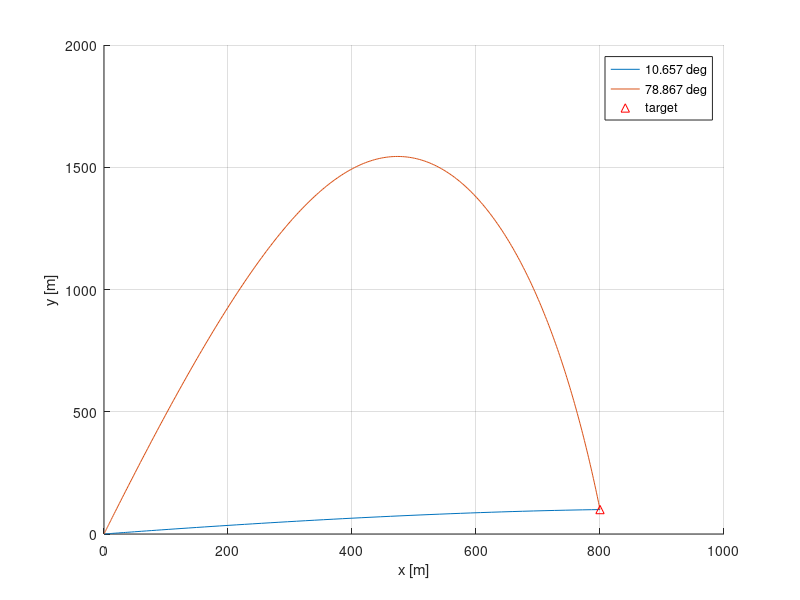

MATLAB code for this plot:
function bvp_cannon_shooting
% Shooting: find launch angles whose trajectories reach (X,Y).
g=9.81; k=0.5*1.225*0.47*0.01; m=5; V0=300;
X=800; Y=100; tmax=120;
angles=linspace(1e-3,pi/2-1e-3,181);
values=arrayfun(@residual,angles);
idx=find(values(1:end-1).*values(2:end)<0);
assert(~isempty(idx),'No launch-angle root bracketed on the search grid.');
figure; hold on; grid on
for j=idx
    theta=fzero(@residual,angles(j:j+1));
    [~,z,te,ze]=trajectory(theta);
    plot(z(:,1),z(:,2),'DisplayName',sprintf('%.3f deg',theta*180/pi));
    fprintf('theta=%.6f deg, T=%.6f s, error=%.3e m\n',...
        theta*180/pi,te,ze(end,2)-Y);
end
plot(X,Y,'r^','DisplayName','target');
xlabel('x [m]'); ylabel('y [m]'); legend('show');

    function r=residual(theta)
        [~,~,te,ze]=trajectory(theta);
        r=NaN; % Trajectories that do not reach x=X cannot bracket a root.
        if ~isempty(te), r=ze(end,2)-Y; end
    end
    function [t,z,te,ze]=trajectory(theta)
        z0=[0;0;V0*cos(theta);V0*sin(theta)];
        opts=odeset('RelTol',1e-8,'AbsTol',1e-10,...
            'Events',@target,'MaxStep',0.5);
        [t,z,te,ze]=ode45(@rhs,[0,tmax],z0,opts);
    end
    function dz=rhs(~,z)
        drag=k/m*hypot(z(3),z(4));
        dz=[z(3);z(4);-drag*z(3);-g-drag*z(4)];
    end
    function [value,stop,direction]=target(~,z)
        value=z(1)-X; stop=1; direction=1;
    end
end
